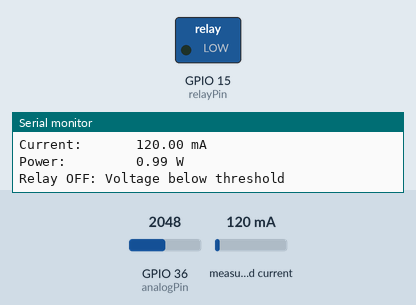
This sketch was run on a simulated ESP32. On the bench: switched loads named in the sketch (green lamp = pin HIGH), the last lines printed to the serial monitor. Inputs (shaded band) come from the test bench; at power-on: GPIO 36 (analogPin) = 2048, measured current 120 mA.

Above: at 1.2 s.
1.3 s: GPIO 36 (analogPin) set to 2926
3.3 s: GPIO 36 (analogPin) set to 3021
At 5.2 s:
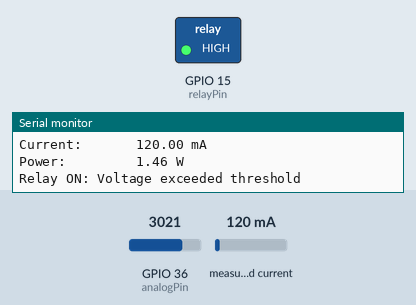
5.7 s: GPIO 36 (analogPin) set to 2866
At 6.9 s:
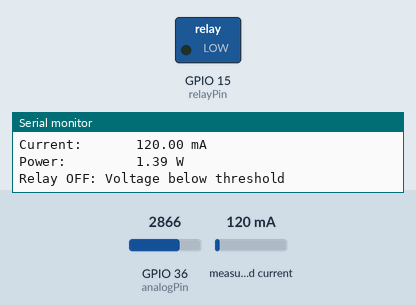
7.8 s: GPIO 36 (analogPin) set to 3603
At 9.7 s:
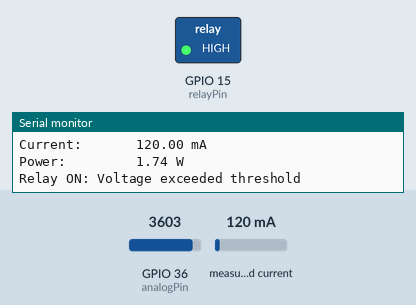
Timing chart, 0 to 10.9 s (numbered marks = the images above; inputs shaded):
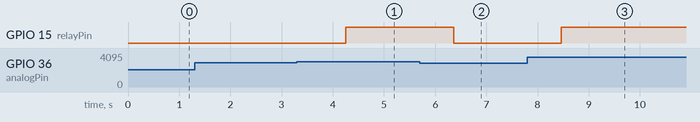

Measured:
- the behaviour switches between 2978 and 2979 on GPIO 36 (analogPin) (found by bisection; images 0 and 1)
- after the input at 3.3 s, GPIO 15 (relayPin): LOW → HIGH after 0.95 s
- after the input at 5.7 s, GPIO 15 (relayPin): HIGH → LOW after 0.66 s
- after the input at 7.8 s, GPIO 15 (relayPin): LOW → HIGH after 0.66 s

The sketch:

dcrelay.ino
```cpp
#include <Wire.h>
#include <Adafruit_INA219.h>

// Voltage divider constants
const float R1 = 30000.0; // Resistor R1 value in ohms
const float R2 = 7500.0;  // Resistor R2 value in ohms
const int analogPin = 36; // Analog input pin
const float Vref = 3.3;   // Reference voltage of ESP32
const int ADC_resolution = 4095; // 12-bit ADC for ESP32

// Relay control pin
const int relayPin = 15; // GPIO pin connected to the relay module
const float voltageThreshold = 12.0; // Threshold voltage for relay control

// INA219 object
Adafruit_INA219 ina219;

// Function declarations
void currentDc();
void voltageDc();
void powerCalculation();
void controlRelay(float voltage);

float inputVoltage = 0.0; // Global variable for voltage
float current_mA = 0.0;   // Global variable for current

void setup() {
  Serial.begin(9600); // Initialize serial communication
  while (!Serial) {
    delay(1); // Wait for Serial to initialize
  }

  // Initialize the relay pin
  pinMode(relayPin, OUTPUT);
  digitalWrite(relayPin, LOW); // Ensure relay is OFF at startup

  // Initialize the INA219 sensor
  if (!ina219.begin()) {
    Serial.println("Failed to find INA219 chip");
    while (1) {
      delay(10);
    }
  }

  // Optional: Configure INA219 calibration range
  // ina219.setCalibration_32V_1A(); // For 32V, 1A range
  // ina219.setCalibration_16V_400mA(); // For 16V, 400mA range

  Serial.println("Measuring voltage, current, and power...");
}

void loop() {
  voltageDc();         // Measure and display voltage
  currentDc();         // Measure and display current
  powerCalculation();  // Calculate and display power
  controlRelay(inputVoltage); // Control relay based on voltage
  delay(1000);         // Delay for readability
}

// Function to measure current using INA219
void currentDc() {
  current_mA = ina219.getCurrent_mA(); // Get current in mA
  Serial.print("Current:       ");
  Serial.print(current_mA);
  Serial.println(" mA");
}

// Function to measure voltage using voltage divider
void voltageDc() {
  int sensorValue = analogRead(analogPin); // Read analog value (0-4095 for ESP32)
  float voltageAtPin = (sensorValue * Vref) / ADC_resolution; // Voltage at analog pin
  inputVoltage = voltageAtPin * ((R1 + R2) / R2); // Calculate input voltage

  Serial.print("Measured Voltage: ");
  Serial.print(inputVoltage);
  Serial.println(" V");
}

// Function to calculate and display power
void powerCalculation() {
  float current_A = current_mA / 1000.0; // Convert mA to A
  float power_W = inputVoltage * current_A; // Power in watts (P = V * I)

  Serial.print("Power:         ");
  Serial.print(power_W);
  Serial.println(" W");
}

// Function to control relay based on input voltage
void controlRelay(float voltage) {
  if (voltage > voltageThreshold) {
    digitalWrite(relayPin, HIGH); // Turn ON relay
    Serial.println("Relay ON: Voltage exceeded threshold");
  } else {
    digitalWrite(relayPin, LOW); // Turn OFF relay
    Serial.println("Relay OFF: Voltage below threshold");
  }
}
```
